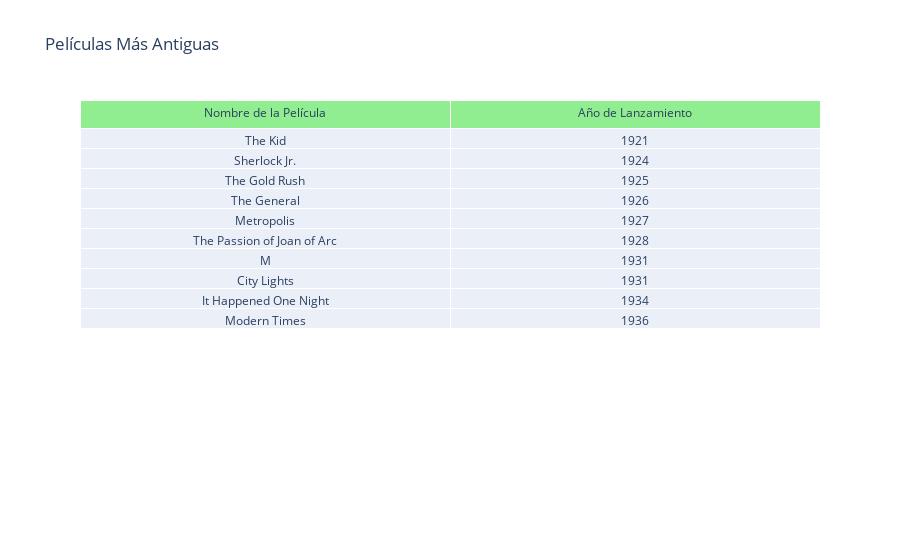

Notebook source saved alongside this figure:
### Markdown cell above
- Gráfico de tabla que proporciona una visualización clara de las 10 películas más antiguas, mostrando su nombre y año de lanzamiento.

### Code cell
peliculas_antiguas= df.sort_values(by='year')[0:10]

fig = go.Figure(data=[go.Table(header=dict(values=['Nombre de la Película', 'Año de Lanzamiento'],fill_color='lightgreen'),
                 cells=dict(values=[peliculas_antiguas['name'],peliculas_antiguas['year']]))
                     ])
fig.update_layout(title_text='Películas Más Antiguas')
fig.show()

### Figure 1 — Plotly figure (JSON) as saved in the notebook; plotly's stock layout.template omitted (floating-point values rounded to 4 significant figures)
{"data": [{"cells": {"values": [["The Kid", "Sherlock Jr.", "The Gold Rush", "The General", "Metropolis", "The Passion of Joan of Arc", "M", "City Lights", "It Happened One Night", "Modern Times"], [1921, 1924, 1925, 1926, 1927, 1928, 1931, 1931, 1934, 1936]]}, "header": {"fill": {"color": "lightgreen"}, "values": ["Nombre de la Película", "Año de Lanzamiento"]}, "type": "table"}], "layout": {"title": {"text": "Películas Más Antiguas"}}}
